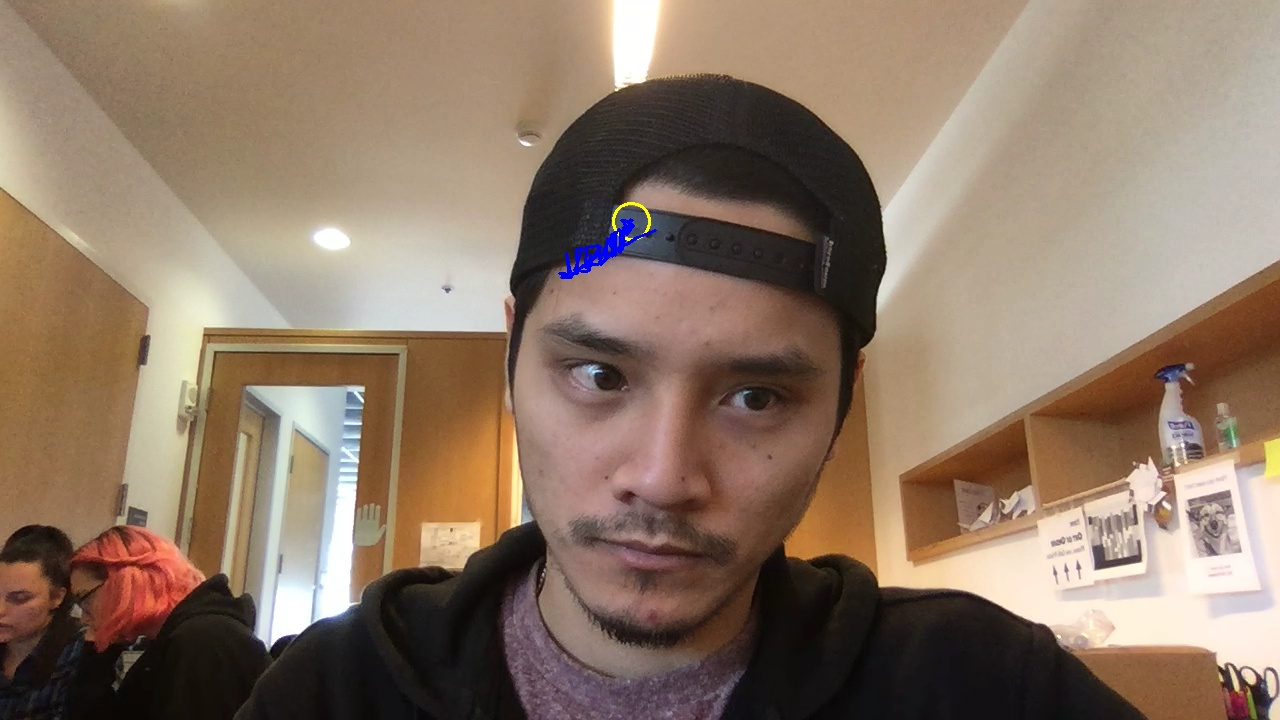
#> input picture images/image150455763873410334849349736708907896656.jpg, 1280 x 720 px; its folder holds only this picture in this run
$ python -i test_example.py   (imports and definitions only)
#> lines starting #> are read from the running program, lines starting #| are printed output that depends on the picture; after the words box and inside, x2 and y2 are one past the last pixel; in counts of white or black regions, pixels touching at a corner belong together
#> further down, picture is the input picture: shape (720, 1280, 3); mean B, G, R 102, 119.7, 140.8
import cv2
import numpy as np
import pygame
import sys

# [1 line not run here, left out]

bindcolor=[0,255,0]
print_1=(0,0)
point_2=(0,0)
center=(0,0)

# [1 line that did not run here, left out]

element = cv2.getStructuringElement (cv2.MORPH_CROSS, (3,3))

blue_low=np.array([105,75,0],np.uint8)

blue_hi = np.array([135,255,255], np.uint8)

arlimit_l = 500
arlimit_h = 10000
asp_1=0.33
asp_h=2.33

# [1 line not run here, left out]

def preprocess(frame):
	imblur=cv2.medianBlur(frame,3)
	imhsv=cv2.cvtColor(imblur,cv2.COLOR_BGR2HSV)
#> imhsv: shape (720, 1280, 3); mean H, S, V 26.8, 77.5, 141.7

	thresholded = cv2.inRange(imhsv,blue_low,blue_hi)
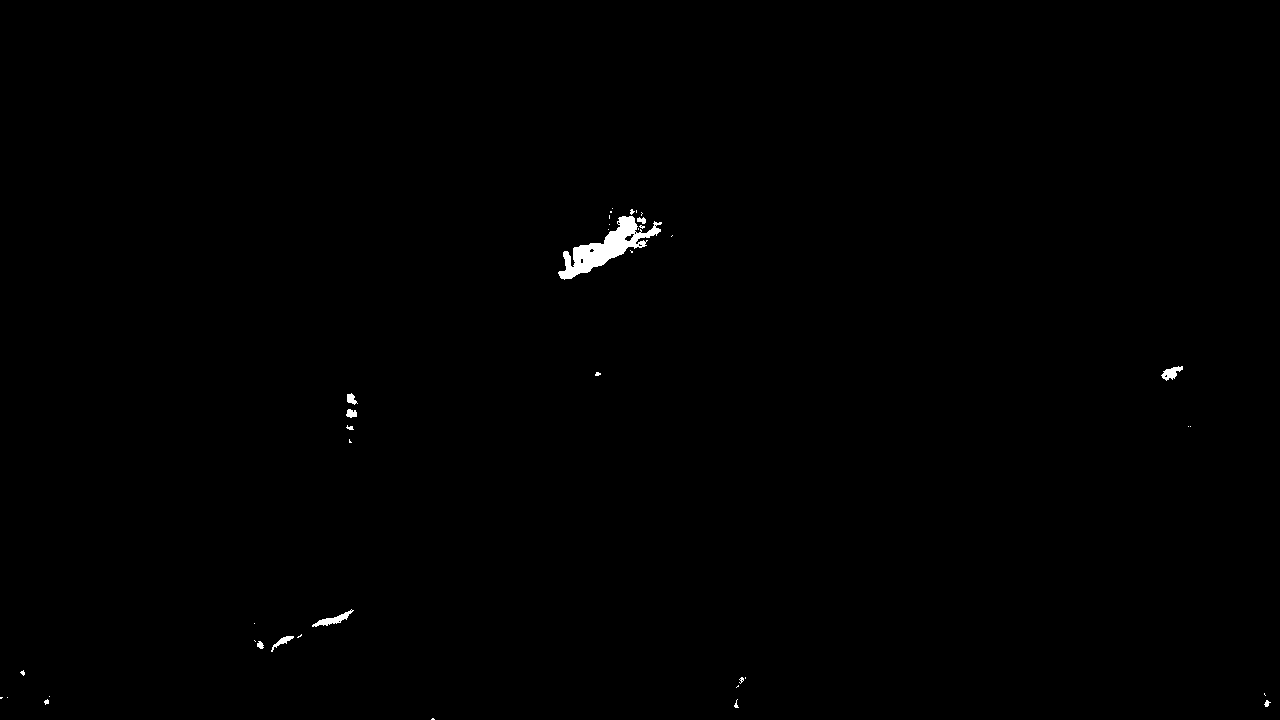
#> thresholded: shape (720, 1280); 0.35% white; 40 white regions (28 under 20 px), largest, box (x1, y1, x2, y2) and area: (558, 216, 662, 280) 2207, (312, 609, 354, 627) 229, (1161, 366, 1183, 381) 168
	eroded = cv2.erode(thresholded,element)
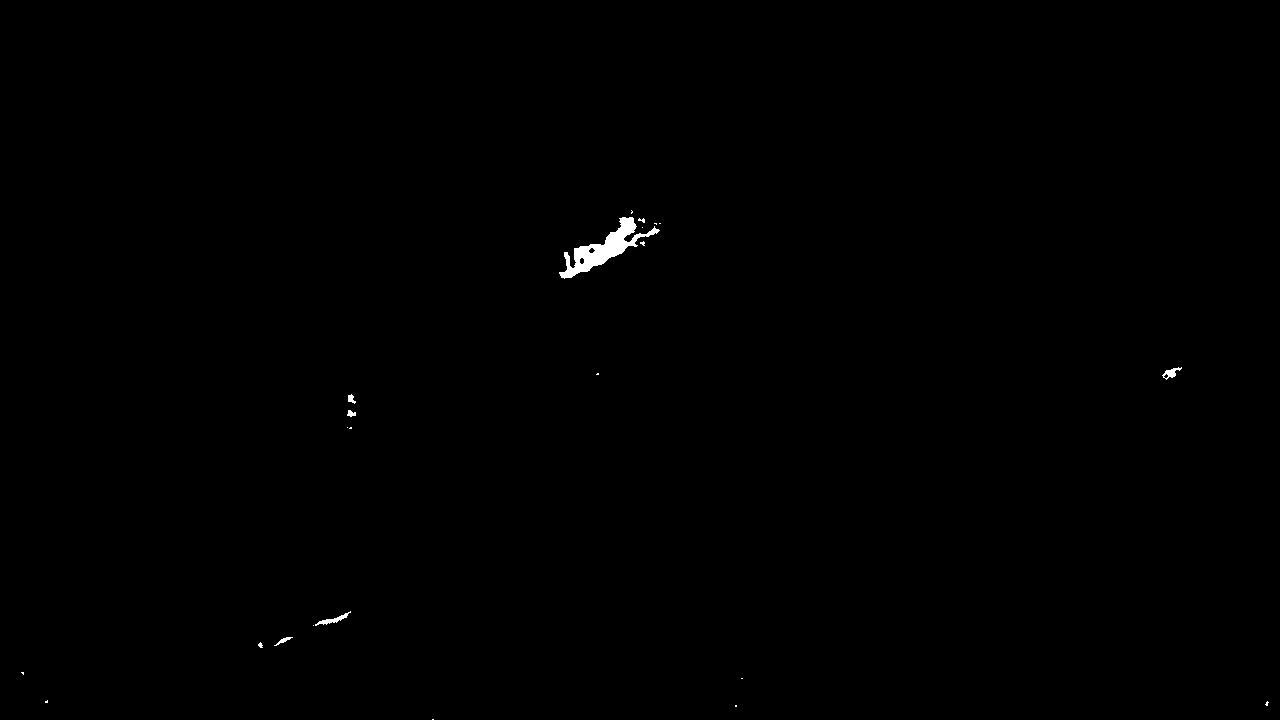
#> eroded: shape (720, 1280); 0.25% white; 23 white regions (16 under 20 px), largest, box (x1, y1, x2, y2) and area: (559, 217, 660, 279) 1773, (315, 611, 351, 626) 137, (1162, 367, 1182, 380) 105
	return eroded
def segment(frT):
	contours, hierarchy = cv2.findContours(frT.copy(),
									cv2.RETR_EXTERNAL,cv2.CHAIN_APPROX_SIMPLE)
	for i,cnt in enumerate(contours):
		x,y,w,h=cv2.boundingRect(cnt)
		cont_area=w*h
		if cont_area>arlimit_l and cont_area<arlimit_h:
			aspect=float(w)/float(h)
			if aspect>asp_1 and aspect<asp_h:
				cv2.rectangle(frame,(x,y),(x+w,y+h), bindcolor,2)
				global center
				center=[x+(w/2),y+(h/2)]
				break

	for value in center:
		value = int(value)
	return frame,center

def draw_path(point_2):
	global point_1
	if point_2 == None:
		return
	point_1=[int(i) for i in point_2]
	pygame.draw.circle(window,(255,0,0), point_1, 20)

	pygame.display.flip()
	return
# [21 lines not run here, left out]

>>> import cv2
>>> picture = cv2.imread('images/image150455763873410334849349736708907896656.jpg')
>>> result = preprocess(picture)

$ run again, on images/image199358999640234872015536428384811364859.jpg
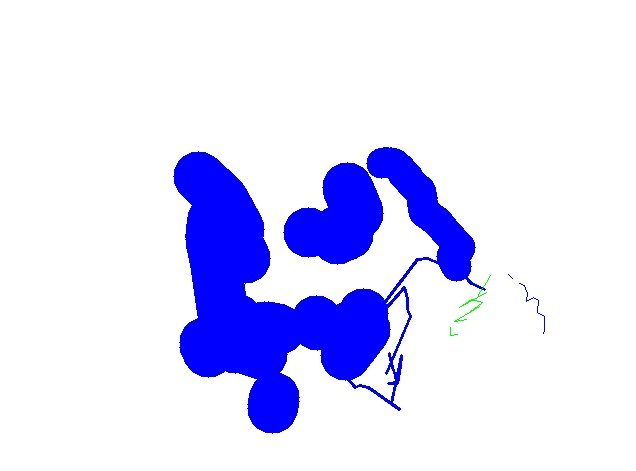
#> input picture images/image199358999640234872015536428384811364859.jpg, 636 x 471 px
#> picture is the input picture: shape (471, 636, 3); mean B, G, R 253.7, 221.6, 221.4
#> imhsv: shape (471, 636, 3); mean H, S, V 21.6, 33.5, 254.4
#> in preprocess, `thresholded = cv2.inRange(imhsv,blue_low,blue_hi)`:
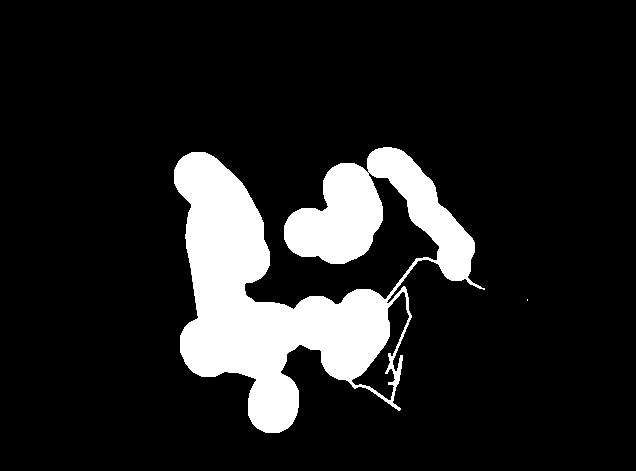
#> thresholded: shape (471, 636); 13.1% white; 2 white regions (1 under 20 px), largest, box (x1, y1, x2, y2) and area: (174, 147, 485, 433) 39177
#> in preprocess, `eroded = cv2.erode(thresholded,element)`:
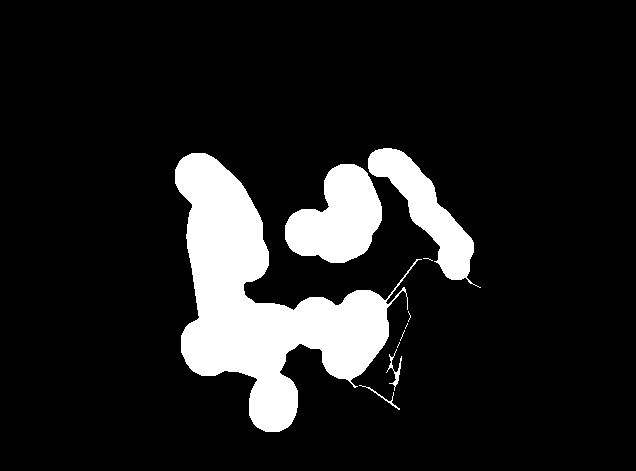
#> eroded: shape (471, 636); 12.4% white; 10 white regions (5 under 20 px), largest, box (x1, y1, x2, y2) and area: (175, 153, 422, 432) 25641, (285, 164, 382, 263) 6250, (368, 148, 481, 288) 4878, (386, 349, 402, 391) 151, (359, 385, 400, 410) 88
